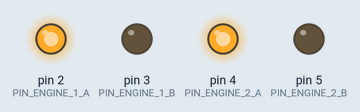
Recording of a sketch running on a simulated Arduino Uno, built with avr-gcc and run on an emulated ATmega328P. On the bench: output pins drawn as LEDs (lit = HIGH).

Above: at 0.1 s.
Timing chart, 0 to 1.6 s (numbered marks = the images above):
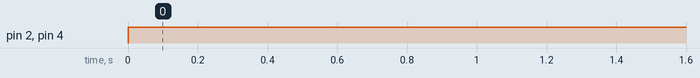

The sketch:

da_engineL298NControl.ino
```cpp
// how to control a engine
// 1 L298N controllers
// 2 DC engine
// 1 battery slot with AA battery

const byte PIN_ENGINE_1_A= 2; //
const byte PIN_ENGINE_1_B=3; //
const byte PIN_ENGINE_2_A=4; //
const byte PIN_ENGINE_2_B=5; //

void setup () {
    pinMode(PIN_ENGINE_1_A, OUTPUT);
    pinMode(PIN_ENGINE_1_B, OUTPUT);
    pinMode(PIN_ENGINE_2_A, OUTPUT);
    pinMode(PIN_ENGINE_2_B, OUTPUT);
}

void loop () {
    // move engine 1
    digitalWrite(PIN_ENGINE_1_A, HIGH);
    digitalWrite(PIN_ENGINE_1_B, LOW);

    // move engine 2
    digitalWrite(PIN_ENGINE_2_A, HIGH);
    digitalWrite(PIN_ENGINE_2_B, LOW);
}
```

Measured:
- by itself, pin 2 (PIN_ENGINE_1_A), pin 4 (PIN_ENGINE_2_A): LOW → HIGH at 0.00 s
